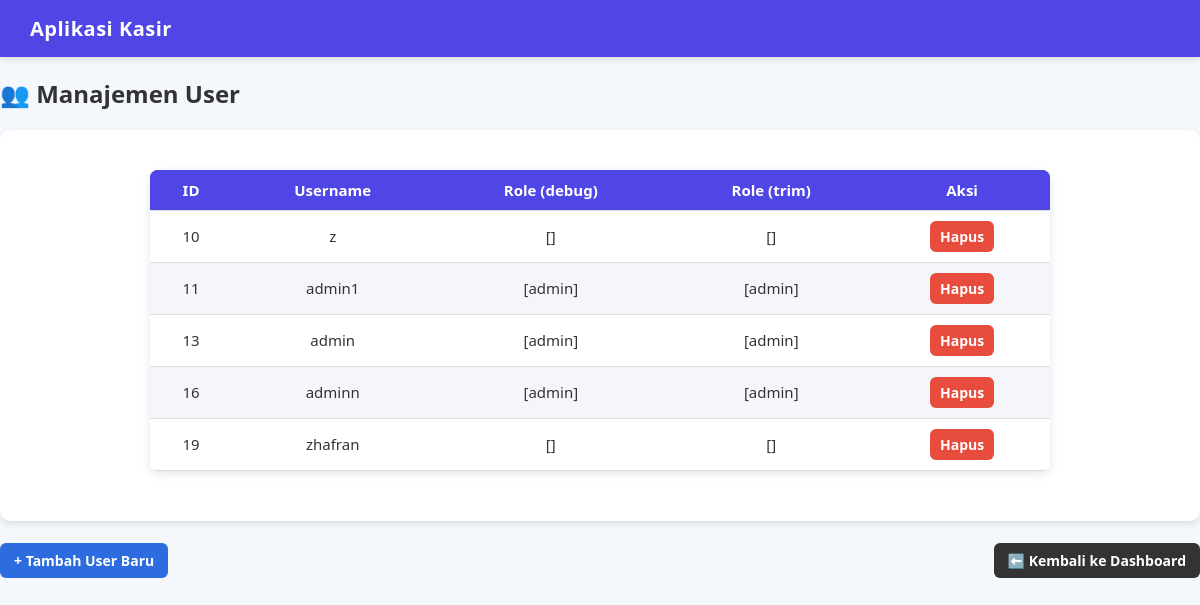
Before: /pages/users.php (signed in) with the older database file.
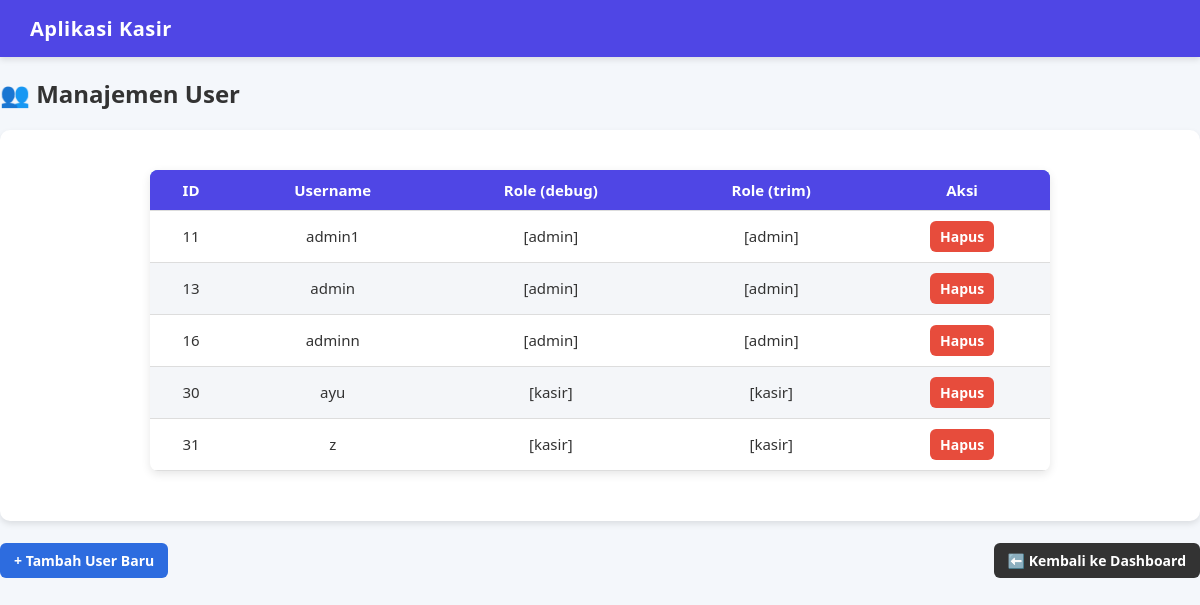
After: the same page with the newer database file.
### tables this page shows
CREATE TABLE `users` (
  `user_id` int(11) NOT NULL,
  `nik` varchar(20) DEFAULT NULL,
  `email` varchar(100) DEFAULT NULL,
  `username` varchar(50) NOT NULL,
  `password` varchar(255) NOT NULL,
  `poin` int(11) DEFAULT 0,
  `role` enum('admin','kasir') NOT NULL
);

### pages/users.php (the view, shortened to what this page needs)
<?php
include("../config/db.php");
?>
<!DOCTYPE html>
<html lang="id">
<head>
    <link rel="stylesheet" href="../assets/style.css">
</head>
<body>
 <div class="navbar">
  <h1>Aplikasi Kasir</h1>
    </div>
<div class="container">
    <h2>👥 Manajemen User</h2>
    <div class="card">
        <table class="styled-table">
            <thead>
                <tr>
                    <th>ID</th>
                    <th>Username</th>
                    <th>Role (debug)</th>
                    <th>Role (trim)</th>
                    <th>Aksi</th>
                </tr>
            </thead>
            <tbody>
                <?php
                $result = $conn->query("SELECT * FROM users");
                while ($row = $result->fetch_assoc()) {
                    $role_raw = $row['role'];
                    $role_trim = trim($role_raw);
                    echo "
                    <tr>
                        <td>{$row['user_id']}</td>
                        <td>{$row['username']}</td>
                        <td>[{$role_raw}]</td>
                        <td>[{$role_trim}]</td>
                        <td><a href='?delete_id={$row['user_id']}' class='btn danger' onclick=\"return confirm('Yakin ingin menghapus user ini?');\">Hapus</a></td>
                    </tr>";
                }
                ?>
            </tbody>
        </table>
    </div>
</div>
<br>
 <div class="button-group">
        <a href="../auth/register.php" class="btn primary">+ Tambah User Baru</a>
        <a href="dashboard.php" class="btn secondary">⬅️ Kembali ke Dashboard</a>
    </div>
</body>
</html>

Changed rows visible on the page:
removed users: user_id "10", username "z"
removed users: user_id "19", username "zhafran"
added users: user_id "30", username "ayu", role "kasir"
added users: user_id "31", username "z", role "kasir"
